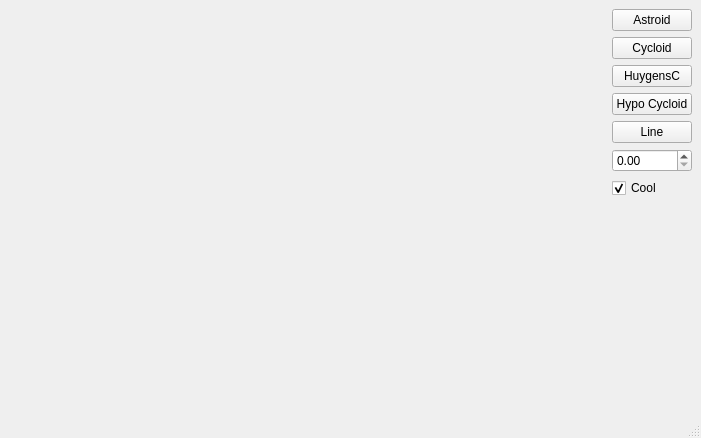
<?xml version="1.0" encoding="UTF-8"?>
<ui version="4.0">
 <class>MainWindow</class>
 <widget class="QMainWindow" name="MainWindow">
  <property name="geometry">
   <rect>
    <x>0</x>
    <y>0</y>
    <width>701</width>
    <height>438</height>
   </rect>
  </property>
  <property name="windowTitle">
   <string>MainWindow</string>
  </property>
  <widget class="QWidget" name="centralwidget">
   <layout class="QGridLayout" name="gridLayout">
    <item row="0" column="0">
     <widget class="RenderArea" name="renderArea" native="true">
      <property name="sizePolicy">
       <sizepolicy hsizetype="Preferred" vsizetype="Preferred">
        <horstretch>1</horstretch>
        <verstretch>1</verstretch>
       </sizepolicy>
      </property>
     </widget>
    </item>
    <item row="0" column="1">
     <layout class="QVBoxLayout" name="verticalLayout">
      <item>
       <widget class="QPushButton" name="btnAstroid">
        <property name="text">
         <string>Astroid</string>
        </property>
       </widget>
      </item>
      <item>
       <widget class="QPushButton" name="btnCycloid">
        <property name="text">
         <string>Cycloid</string>
        </property>
       </widget>
      </item>
      <item>
       <widget class="QPushButton" name="btnHuygens">
        <property name="text">
         <string>HuygensC</string>
        </property>
       </widget>
      </item>
      <item>
       <widget class="QPushButton" name="btnHypo">
        <property name="text">
         <string>Hypo Cycloid</string>
        </property>
       </widget>
      </item>
      <item>
       <widget class="QPushButton" name="btnLine">
        <property name="text">
         <string>Line</string>
        </property>
       </widget>
      </item>
      <item>
       <widget class="QDoubleSpinBox" name="spinScale">
        <property name="maximum">
         <double>100.000000000000000</double>
        </property>
        <property name="singleStep">
         <double>1.000000000000000</double>
        </property>
       </widget>
      </item>
      <item>
       <widget class="QCheckBox" name="option1">
        <property name="text">
         <string>Cool</string>
        </property>
        <property name="checked">
         <bool>true</bool>
        </property>
       </widget>
      </item>
      <item>
       <spacer name="verticalSpacer">
        <property name="orientation">
         <enum>Qt::Vertical</enum>
        </property>
        <property name="sizeHint" stdset="0">
         <size>
          <width>20</width>
          <height>40</height>
         </size>
        </property>
       </spacer>
      </item>
     </layout>
    </item>
   </layout>
  </widget>
  <widget class="QStatusBar" name="statusbar"/>
 </widget>
 <customwidgets>
  <customwidget>
   <class>RenderArea</class>
   <extends>QWidget</extends>
   <header>renderarea.h</header>
   <container>1</container>
  </customwidget>
 </customwidgets>
 <resources/>
 <connections/>
</ui>
